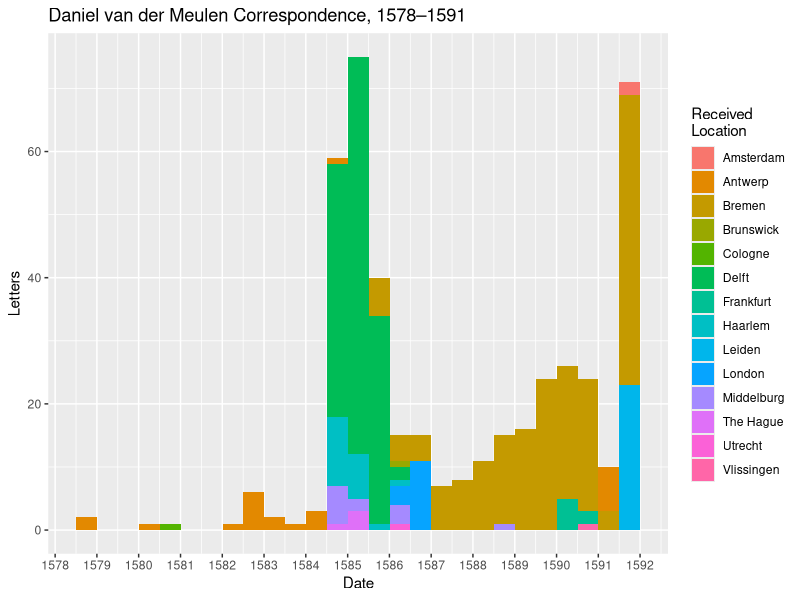
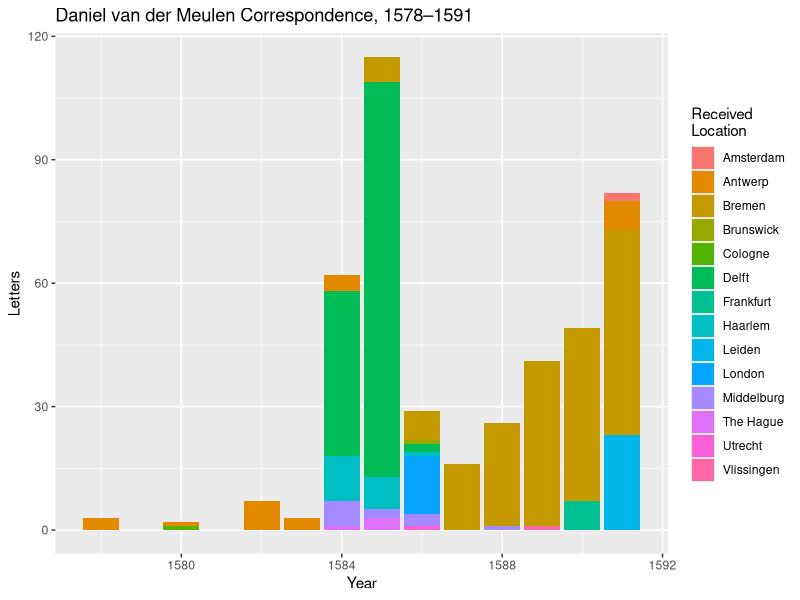

Write the R code that produced these figures, in order.
### Histogram and Bar charts by year ###

library(tidyverse)

letters <- read_csv("data/dvdm-correspondence-1591.csv")

# Histogram of letters with fill by destination

letters_clean <- filter(letters, destination != "NA")

ggplot(letters_clean) +
  geom_histogram(mapping = aes(x = date, fill = destination), binwidth = 182.5) +
  scale_x_date(date_breaks = "1 year", date_labels = "%Y") +
  labs(title = "Daniel van der Meulen Correspondence, 1578–1591",
       x = "Date", y = "Letters", fill = "Received\nLocation")

ggplot(letters_clean) +
  geom_bar(mapping = aes(x = year, fill = destination)) +
  labs(title = "Daniel van der Meulen Correspondence, 1578–1591",
       x = "Year", y = "Letters", fill = "Received\nLocation")
